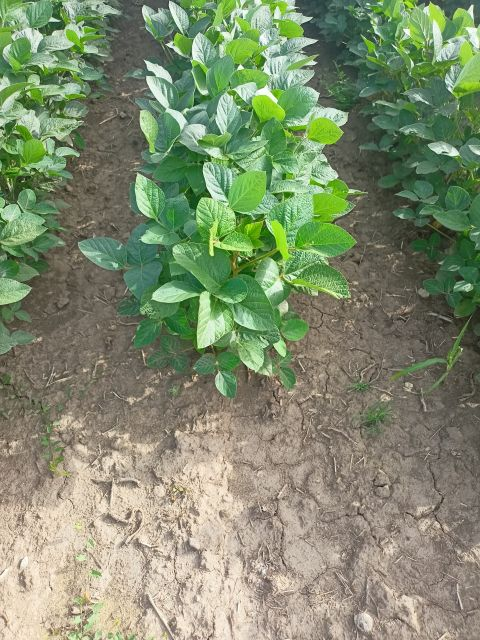
#> input picture Teams/korov_kultura/dataset/train/images/IMG20240622080645.jpg, 480 x 640 px; its folder holds only this picture in this run
$ python 3a_opencv_detect_circles.py
#> lines starting #> are read from the running program, lines starting #| are printed output that depends on the picture; after the words box and inside, x2 and y2 are one past the last pixel; in counts of white or black regions, pixels touching at a corner belong together
import cv2
import numpy as np
import glob
import os

image_dir = '/home/stefziv/Documents/ADOS/ADOS_2024_FORK/Teams/smeće_plast_čep/dataset/train/images/'  # Path to the directory with images

image_paths = glob.glob(os.path.join(image_dir, '*.*'))

for image_path in image_paths:

    img = cv2.imread(image_path, cv2.IMREAD_COLOR)
#> img is the input picture: shape (640, 480, 3); mean B, G, R 110.8, 141, 129
    if img is None:
        print(f"Failed to load image {image_path}")
        continue


    gray = cv2.cvtColor(img, cv2.COLOR_BGR2GRAY)
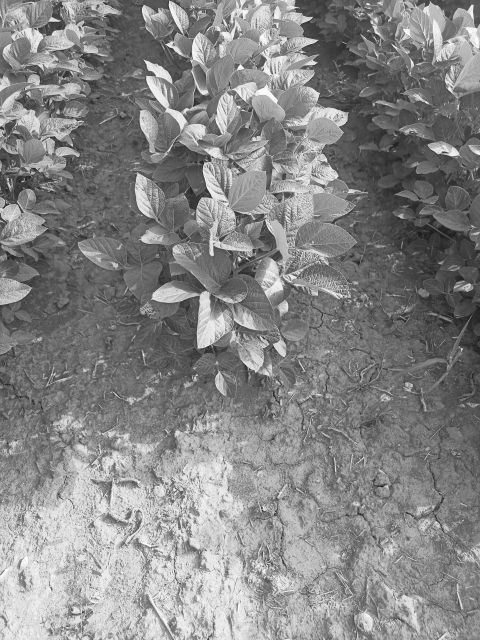
#> gray: shape (640, 480); min 16, max 254, mean 133.9

    img_blur = cv2.medianBlur(gray, 5)
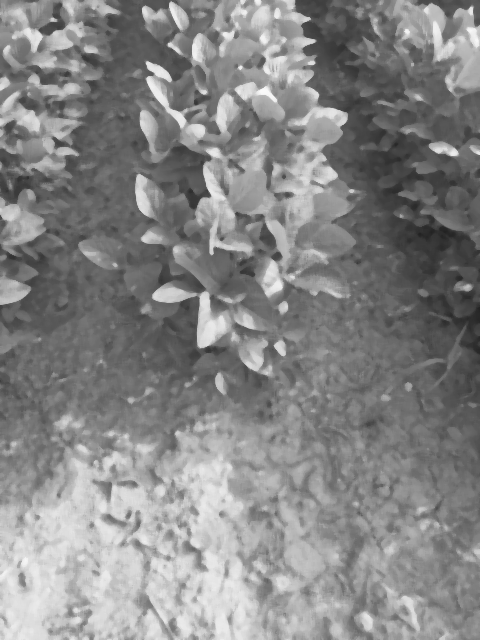
#> img_blur: shape (640, 480); min 34, max 250, mean 133.9

    circles = cv2.HoughCircles(img_blur, cv2.HOUGH_GRADIENT, 1, img.shape[0]/32, param1=210, param2=42, minRadius=10, maxRadius=300)
#> circles = 51 rows, first 8: [122.5, 224.5, 162.8], [100.5, 100.5, 93.8], [350.5, 154.5, 142], [118.5, 138.5, 108.4], [332.5, 177.5, 114.6], [138.5, 187.5, 87.4], [227.5, 80.5, 78.4], [283.5, 212.5, 65.7]


    if circles is not None:
        circles = np.uint16(np.around(circles))
#> circles = 51 rows, first 8: [122, 224, 163], [100, 100, 94], [350, 154, 142], [118, 138, 108], [332, 178, 115], [138, 188, 87], [228, 80, 78], [284, 212, 66]
        for i in circles[0, :]:

            cv2.circle(img, (i[0], i[1]), i[2], (0, 255, 0), 2)

            cv2.circle(img, (i[0], i[1]), 2, (0, 0, 255), 3)
#> this loop made 51 passes
#> i on passes 1 to 12: [122, 224, 163], [100, 100, 94], [350, 154, 142], [118, 138, 108], [332, 178, 115], [138, 188, 87], [228, 80, 78], [284, 212, 66], [90, 152, 92], [116, 200, 108], [166, 176, 100], [144, 108, 94]
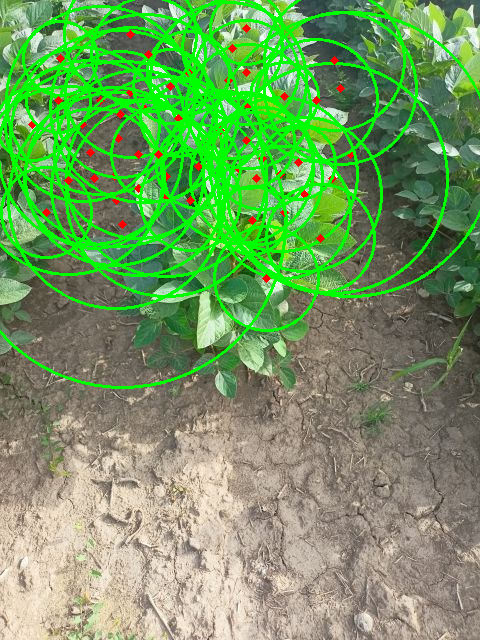
#> img: shape (640, 480, 3); 15.56% of pixels changed, all inside (x1, y1, x2, y2) = (0, 0, 480, 389)


    cv2.imshow('Detected Circles', img)
    cv2.waitKey(0)

cv2.destroyAllWindows()

$ run again, on Teams/korov_kultura/dataset/train/images/IMG20240622081648.jpg
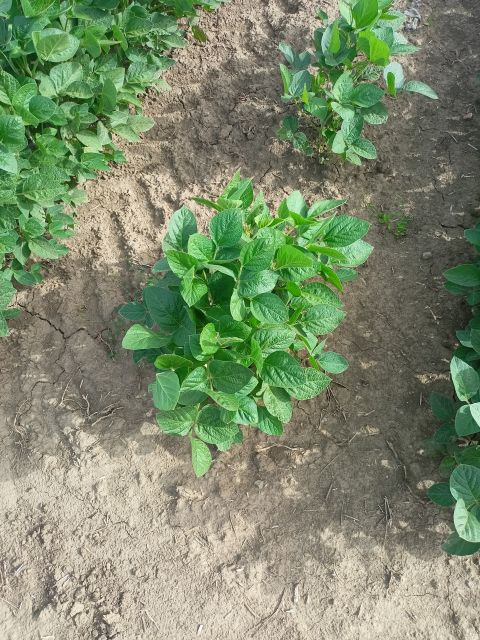
#> input picture Teams/korov_kultura/dataset/train/images/IMG20240622081648.jpg, 480 x 640 px
#> img is the input picture: shape (640, 480, 3); mean B, G, R 109.1, 139.7, 125.6
#> `img_blur = cv2.medianBlur(gray, 5)`:
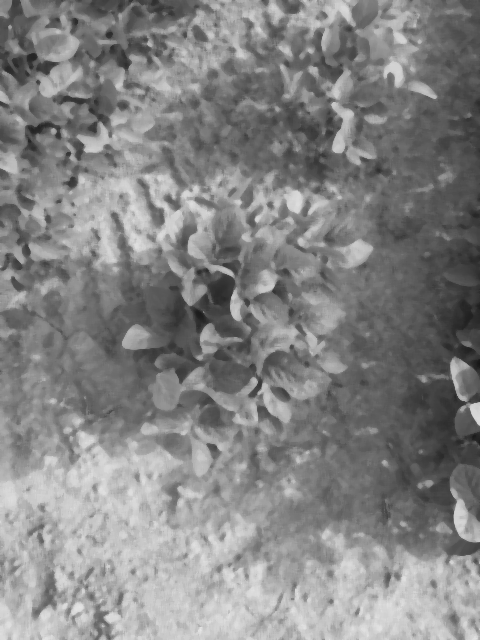
#> img_blur: shape (640, 480); min 21, max 230, mean 132.2
#> `circles = cv2.HoughCircles(img_blur, cv2.HOUGH_GRADIENT, 1, img.shape[..`: circles = 56 rows, first 8: [204.5, 164.5, 140.1], [186.5, 139.5, 130.4], [218.5, 148.5, 122.1], [196.5, 90.5, 109.2], [145.5, 282.5, 143.1], [240.5, 149.5, 128.4], [232.5, 168.5, 127.8], [234.5, 119.5, 117.8]
#> `circles = np.uint16(np.around(circles))`: circles = 56 rows, first 8: [204, 164, 140], [186, 140, 130], [218, 148, 122], [196, 90, 109], [146, 282, 143], [240, 150, 128], [232, 168, 128], [234, 120, 118]
#> the loop `for i in circles[0, :]: ` made 56 passes
#> after the loop `for i in circles[0, :]:`:
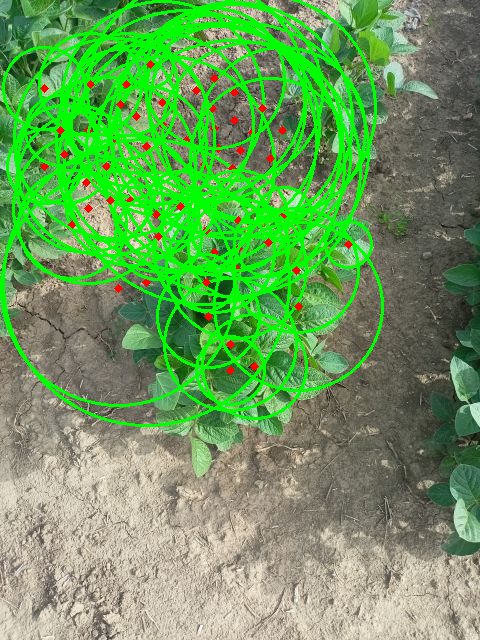
#> img: shape (640, 480, 3); 17.88% of pixels changed, all inside (x1, y1, x2, y2) = (0, 0, 384, 427)

$ run again, on Teams/korov_kultura/dataset/train/images/IMG20240622084021.jpg
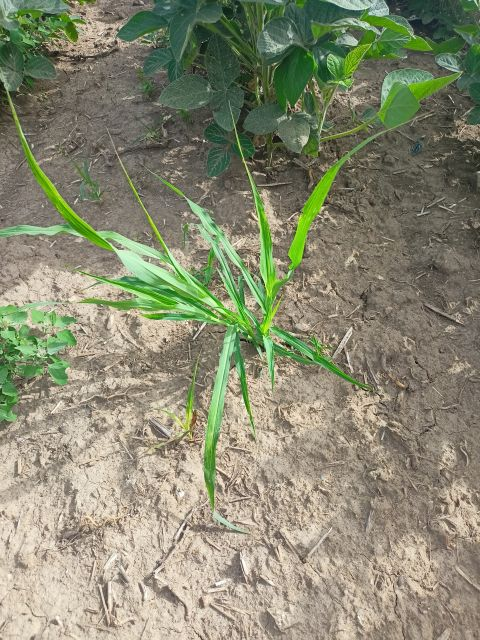
#> input picture Teams/korov_kultura/dataset/train/images/IMG20240622084021.jpg, 480 x 640 px
#> img is the input picture: shape (640, 480, 3); mean B, G, R 114.2, 138.3, 137.1
#> `img_blur = cv2.medianBlur(gray, 5)`:
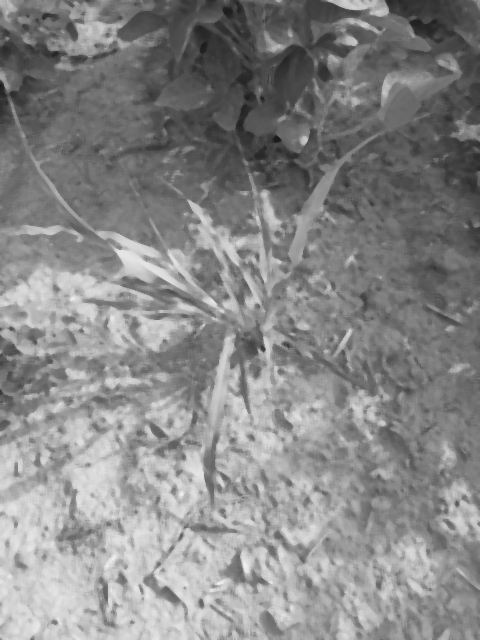
#> img_blur: shape (640, 480); min 26, max 243, mean 135.4
#> `circles = cv2.HoughCircles(img_blur, cv2.HOUGH_GRADIENT, 1, img.shape[..`: circles = 161 rows, first 8: [207.5, 403.5, 145.3], [152.5, 423.5, 125.1], [166.5, 398.5, 128.4], [228.5, 355.5, 108.7], [143.5, 399.5, 106.4], [164.5, 364.5, 84.3], [171.5, 338.5, 111.3], [342.5, 463.5, 127.8]
#> `circles = np.uint16(np.around(circles))`: circles = 161 rows, first 8: [208, 404, 145], [152, 424, 125], [166, 398, 128], [228, 356, 109], [144, 400, 106], [164, 364, 84], [172, 338, 111], [342, 464, 128]
#> the loop `for i in circles[0, :]: ` made 161 passes
#> after the loop `for i in circles[0, :]:`:
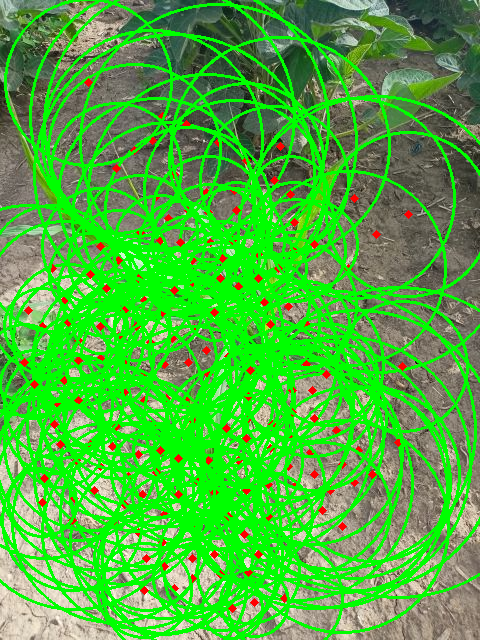
#> img: shape (640, 480, 3); mean B, G, R 62, 178.4, 77.4
